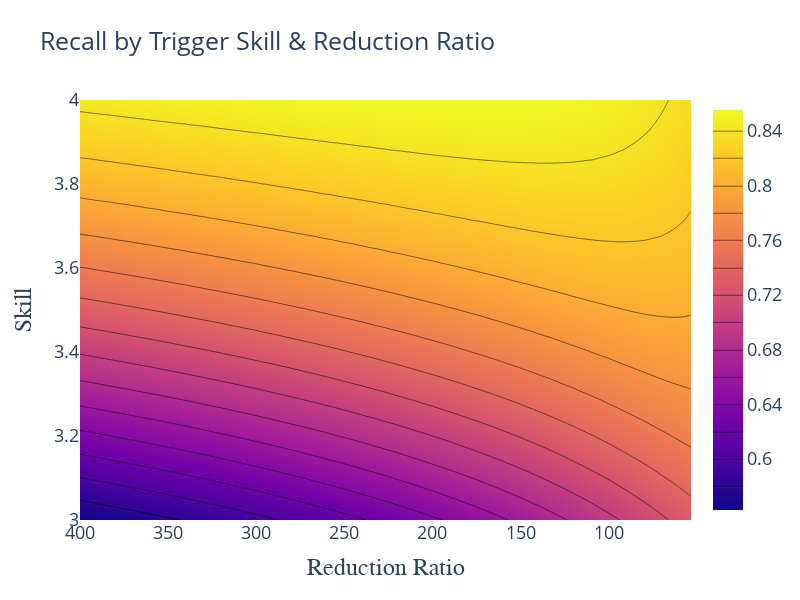

Notebook source saved alongside this figure:
### Code cell
fig = go.Figure(data =
    go.Contour(
        z=f1,
        x=l1t_reductions, # horizontal axis
        y=l1t_skills, # vertical axis,
         contours_coloring='heatmap',
    ),
    )
fig.update_layout(width = 800, 
                  height = 600,
                  title = "Recall by Trigger Skill & Reduction Ratio",
                  xaxis=dict(
                        title="Reduction Ratio",
                        titlefont=dict(size=24, family='Arial, bold')  # Bold font for the x-axis title
                    ),
                    yaxis=dict(
                        title="Skill",
                        titlefont=dict(size=24, family='Arial, bold')  # Bold font for the y-axis title
                    ),
                    font = dict(size=18,),)
fig.update_xaxes(autorange="reversed")
fig.show()

### Figure 1 — Plotly figure (JSON) as saved in the notebook; plotly's stock layout.template omitted (floating-point values rounded to 4 significant figures; data arrays with more than 128 entries replaced by an {"elided": "..."} marker saying what was removed)
{"data": [{"contours": {"coloring": "heatmap"}, "type": "contour", "x": [400, 396.5, 393.1, 389.6, 386.1, 382.7, 379.2, 375.7, 372.3, 368.8, 365.3, 361.9, 358.4, 354.9, 351.5, 348.0, 344.5, 341.1, 337.6, 334.1, 330.7, 327.2, 323.7, 320.3, 316.8, 313.3, 309.9, 306.4, 302.9, 299.5, 296.0, 292.5, 289.1, 285.6, 282.1, 278.7, 275.2, 271.7, 268.3, 264.8, 261.3, 257.9, 254.4, 250.9, 247.5, 244.0, 240.5, 237.1, 233.6, 230.1, 226.7, 223.2, 219.7, 216.2, 212.8, 209.3, 205.8, 202.4, 198.9, 195.4, 192.0, 188.5, 185.0, 181.6, 178.1, 174.6, 171.2, 167.7, 164.2, 160.8, 157.3, 153.8, 150.4, 146.9, 143.4, 140.0, 136.5, 133.0, 129.6, 126.1, 122.6, 119.2, 115.7, 112.2, 108.8, 105.3, 101.8, 98.37, 94.9, 91.44, 87.97, 84.5, 81.04, 77.57, 74.1, 70.63, 67.17, 63.7, 60.23, 56.77, 53.3], "y": [3, 3.01, 3.02, 3.03, 3.04, 3.05, 3.06, 3.07, 3.08, 3.09, 3.1, 3.11, 3.12, 3.13, 3.14, 3.15, 3.16, 3.17, 3.18, 3.19, 3.2, 3.21, 3.22, 3.23, 3.24, 3.25, 3.26, 3.27, 3.28, 3.29, 3.3, 3.31, 3.32, 3.33, 3.34, 3.35, 3.36, 3.37, 3.38, 3.39, 3.4, 3.41, 3.42, 3.43, 3.44, 3.45, 3.46, 3.47, 3.48, 3.49, 3.5, 3.51, 3.52, 3.53, 3.54, 3.55, 3.56, 3.57, 3.58, 3.59, 3.6, 3.61, 3.62, 3.63, 3.64, 3.65, 3.66, 3.67, 3.68, 3.69, 3.7, 3.71, 3.72, 3.73, 3.74, 3.75, 3.76, 3.77, 3.78, 3.79, 3.8, 3.81, 3.82, 3.83, 3.84, 3.85, 3.86, 3.87, 3.88, 3.89, 3.9, 3.91, 3.92, 3.93, 3.94, 3.95, 3.96, 3.97, 3.98, 3.99, 4], "z": {"elided": "101x101 float values"}}], "layout": {"font": {"size": 18}, "height": 600, "title": {"text": "Recall by Trigger Skill & Reduction Ratio"}, "width": 800, "xaxis": {"autorange": "reversed", "title": {"font": {"family": "Arial, bold", "size": 24}, "text": "Reduction Ratio"}}, "yaxis": {"title": {"font": {"family": "Arial, bold", "size": 24}, "text": "Skill"}}}}
